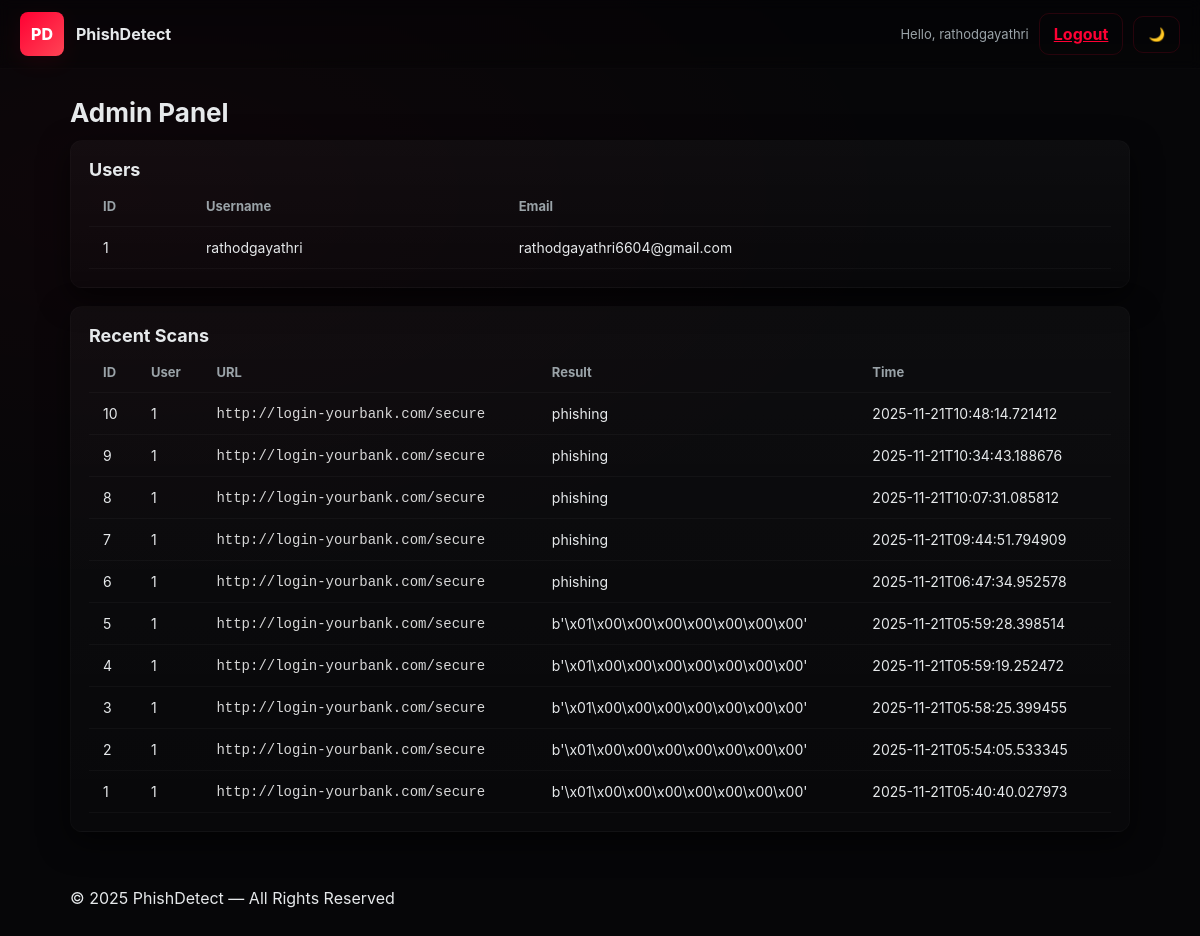
The page /admin (signed in) on the database its author committed.
### tables this page shows
CREATE TABLE users (
    id INTEGER PRIMARY KEY AUTOINCREMENT,
    username TEXT NOT NULL,
    email TEXT UNIQUE NOT NULL,
    password TEXT NOT NULL
);

CREATE TABLE scans (
    id INTEGER PRIMARY KEY AUTOINCREMENT,
    user_id INTEGER NOT NULL,
    url TEXT NOT NULL,
    result TEXT NOT NULL,
    scanned_at TEXT NOT NULL,
    FOREIGN KEY(user_id) REFERENCES users(id)
);

### app/app.py (the view)
@app.route("/admin")
@login_required
def admin():
    if current_user.id != 1:
        abort(403)
    con = get_db()
    cur = con.cursor()
    cur.execute("SELECT id, username, email FROM users ORDER BY id ASC")
    users = cur.fetchall()
    cur.execute("SELECT id, user_id, url, result, scanned_at FROM scans ORDER BY scanned_at DESC LIMIT 500")
    scans = cur.fetchall()
    con.close()
    return render_template("admin.html", users=users, scans=scans)

### app/app.py (called while the page is built)
def get_db():
    conn = sqlite3.connect(DB_PATH, timeout=10)
    conn.row_factory = sqlite3.Row
    return conn

@login_manager.user_loader
def load_user(user_id):
    con = get_db()
    cur = con.cursor()
    cur.execute("SELECT id, username, email FROM users WHERE id=?", (user_id,))
    row = cur.fetchone()
    con.close()
    if row:
        return User(row["id"], row["username"], row["email"])
    return None

### app/templates/admin.html (shortened to what this page needs)
{% extends "base.html" %}
{% block content %}
<h2 class="h-xxl">Admin Panel</h2>
<div class="card" style="margin-top:12px;">
  <h3 class="h-lg">Users</h3>
  <div class="table-wrap">
    <table class="table">
      <thead><tr><th>ID</th><th>Username</th><th>Email</th></tr></thead>
      <tbody>
        {% for u in users %}
          <tr><td>{{ u.id }}</td><td>{{ u.username }}</td><td>{{ u.email }}</td></tr>
        {% endfor %}
      </tbody>
    </table>
  </div>
</div>
<div class="card" style="margin-top:18px;">
  <h3 class="h-lg">Recent Scans</h3>
  <div class="table-wrap">
    <table class="table">
      <thead><tr><th>ID</th><th>User</th><th>URL</th><th>Result</th><th>Time</th></tr></thead>
      <tbody>
        {% for s in scans %}
          <tr>
            <td>{{ s.id }}</td><td>{{ s.user_id }}</td><td class="mono">{{ s.url }}</td><td>{{ s.result }}</td><td>{{ s.scanned_at }}</td>
          </tr>
        {% endfor %}
      </tbody>
    </table>
  </div>
</div>
{% endblock %}

### app/templates/base.html (shortened to what this page needs)
<!doctype html>
<html lang="en">
<head>
  <link rel="stylesheet" href="{{ url_for('static', filename='style.css') }}">
</head>
<body class="{% if session.get('theme') == 'dark' %}dark{% endif %}">
  <nav class="nav">
    <div class="nav-left">
      <a class="brand" href="{{ url_for('index') }}">
        <div class="logo">PD</div>
        <span>PhishDetect</span>
      </a>
    </div>
    <div class="nav-actions">
      {% if current_user.is_authenticated %}
        <span class="nav-user">Hello, {{ current_user.username }}</span>
        <a class="btn btn-ghost" href="{{ url_for('logout') }}">Logout</a>
      {% else %}
        <a class="btn btn-primary" href="{{ url_for('login') }}">Login</a>
        <a class="btn btn-ghost" href="{{ url_for('signup') }}">Sign Up</a>
      {% endif %}
      <form id="themeToggleForm" action="{{ url_for('toggle_theme') }}" method="POST" style="display:inline;">
        <button class="btn btn-ghost" type="submit" title="Toggle theme">🌙</button>
      </form>
    </div>
  </nav>
  <main class="main">
    <div class="container fade-in">
      {% block content %}{% endblock %}
    </div>
  </main>
  <footer class="footer">
    <div class="container">© 2025 PhishDetect — All Rights Reserved</div>
  </footer>
</body>
</html>

### app/static/style.css (style rules this page uses)
:root { --bg:#060608; --card:rgba(14,14,16,0.86); --text:#e6e9eb; --muted:#9aa3a8; --accent:#ff0033; --accent-600:#e6002a; --success:#00d68f; --radius:12px; --edge:20px; --shadow:0 10px 30px rgba(0,0,0,0.6); --mono:ui-monospace, SFMono-Regular, Menlo, Monaco, monospace; --font: "Inter", system-ui, -apple-system, "Segoe UI", Roboto, Arial; }
* { box-sizing:border-box }
body { margin:0;font-family:var(--font);background:radial-gradient(800px 400px at 10% 20%, rgba(255,0,51,0.03), transparent),var(--bg);color:var(--text);-webkit-font-smoothing:antialiased;padding-bottom:40px }
.container { max-width:1100px;margin:0 auto;padding:28px var(--edge) }
.nav { display:flex;justify-content:space-between;align-items:center;padding:12px var(--edge);position:sticky;top:0;background:linear-gradient(180deg,rgba(0,0,0,0.25),rgba(0,0,0,0.12));border-bottom:1px solid rgba(255,255,255,0.02);backdrop-filter:blur(6px) }
.brand { display:flex;align-items:center;gap:12px;color:var(--text);text-decoration:none;font-weight:700 }
.logo { width:44px;height:44px;border-radius:8px;background:linear-gradient(135deg,var(--accent),#ff4455);display:flex;align-items:center;justify-content:center;color:white;font-weight:800;box-shadow:0 6px 20px rgba(255,0,51,0.08) }
.nav-actions { display:flex;gap:10px;align-items:center }
.nav-user { font-size:13px;color:var(--muted) }
.card { background:linear-gradient(180deg,rgba(255,255,255,0.03),rgba(255,255,255,0.01));border-radius:var(--radius);padding:18px;box-shadow:var(--shadow);border:1px solid rgba(255,255,255,0.02);transition:transform .16s,box-shadow .16s }
.h-xxl { font-size:26px;font-weight:700;margin:0 0 8px }
.h-lg { font-size:18px;font-weight:700;margin:0 0 6px }
.mono { font-family:var(--mono);font-size:13px;color:#d7d7d7 }
.btn { display:inline-flex;align-items:center;justify-content:center;gap:8px;padding:10px 14px;border-radius:10px;cursor:pointer;border:none;font-weight:700;transition:transform .16s,box-shadow .16s }
.btn-ghost { background:transparent;color:var(--accent);border:1px solid rgba(255,0,51,0.14) }
.table { width:100%;border-collapse:collapse }
.table th,.table td { padding:12px 14px;text-align:left;border-bottom:1px solid rgba(255,255,255,0.03);font-size:14px }
.table th { font-size:13px;color:var(--muted);font-weight:700 }

### rows shown on the page
users: username "rathodgayathri", id "1", email "rathodgayathri6604@gmail.com"
scans: id "10", user_id "1", url "http://login-yourbank.com/secure", result "phishing", scanned_at "2025-11-21T10:48:14.721412"
scans: id "9", user_id "1", url "http://login-yourbank.com/secure", result "phishing", scanned_at "2025-11-21T10:34:43.188676"
scans: id "8", user_id "1", url "http://login-yourbank.com/secure", result "phishing", scanned_at "2025-11-21T10:07:31.085812"
scans: id "7", user_id "1", url "http://login-yourbank.com/secure", result "phishing", scanned_at "2025-11-21T09:44:51.794909"
scans: id "6", user_id "1", url "http://login-yourbank.com/secure", result "phishing", scanned_at "2025-11-21T06:47:34.952578"
scans: id "5", user_id "1", url "http://login-yourbank.com/secure", result "b'\\x01\\x00\\x00\\x00\\x00\\x00\\x00\\x00'", scanned_at "2025-11-21T05:59:28.398514"
scans: id "4", user_id "1", url "http://login-yourbank.com/secure", result "b'\\x01\\x00\\x00\\x00\\x00\\x00\\x00\\x00'", scanned_at "2025-11-21T05:59:19.252472"
scans: id "3", user_id "1", url "http://login-yourbank.com/secure", result "b'\\x01\\x00\\x00\\x00\\x00\\x00\\x00\\x00'", scanned_at "2025-11-21T05:58:25.399455"
scans: id "2", user_id "1", url "http://login-yourbank.com/secure", result "b'\\x01\\x00\\x00\\x00\\x00\\x00\\x00\\x00'", scanned_at "2025-11-21T05:54:05.533345"
scans: id "1", user_id "1", url "http://login-yourbank.com/secure", result "b'\\x01\\x00\\x00\\x00\\x00\\x00\\x00\\x00'", scanned_at "2025-11-21T05:40:40.027973"
